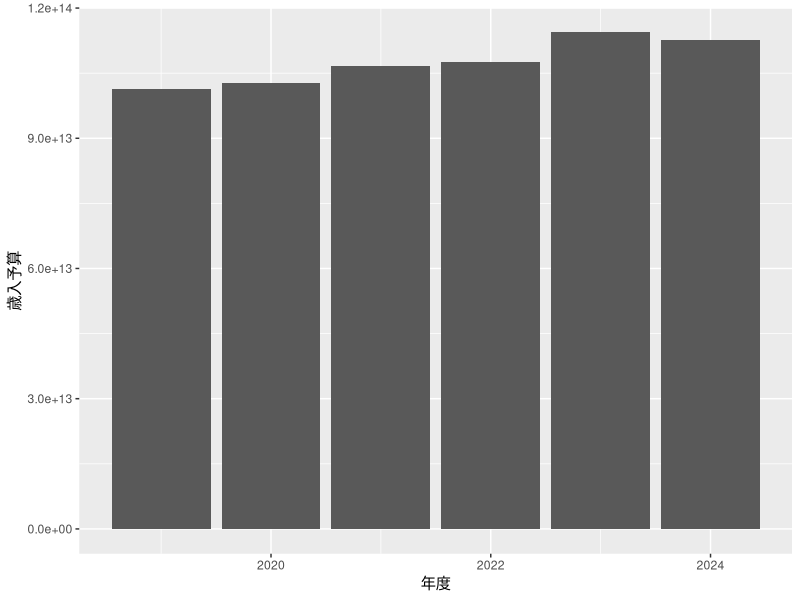
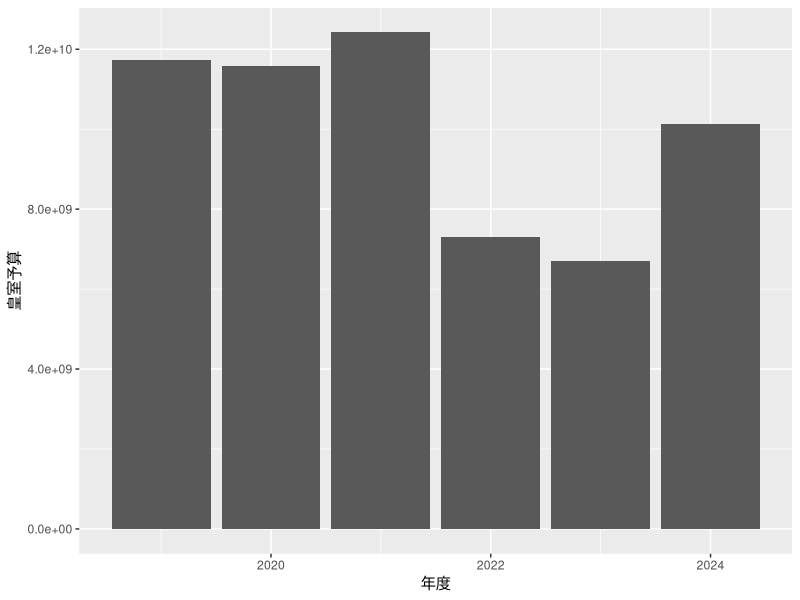
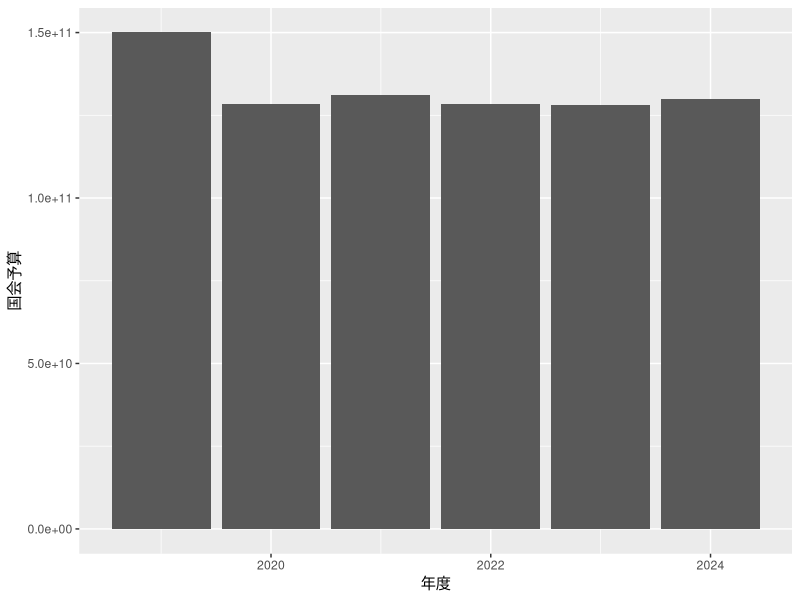
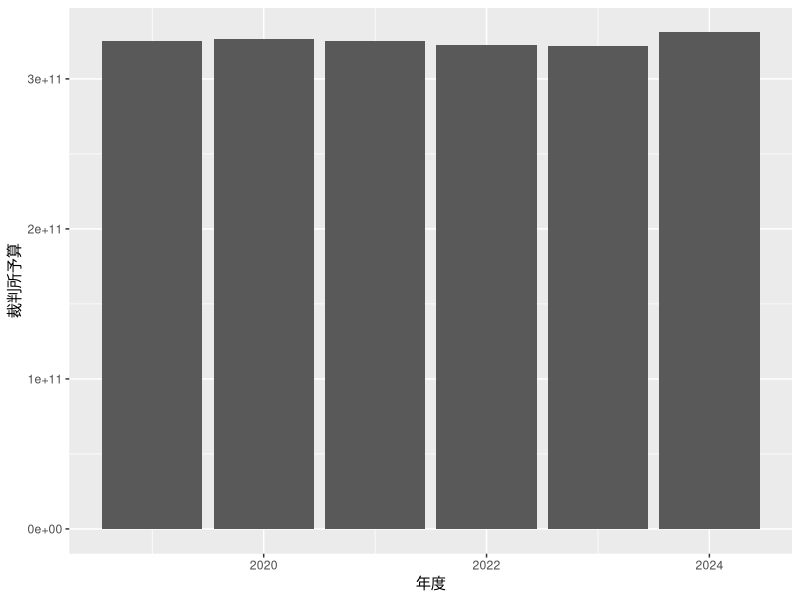
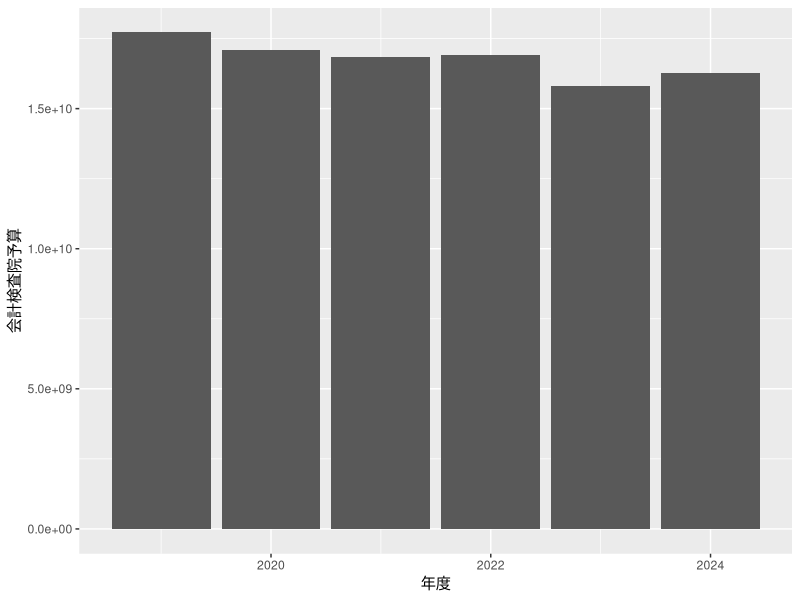
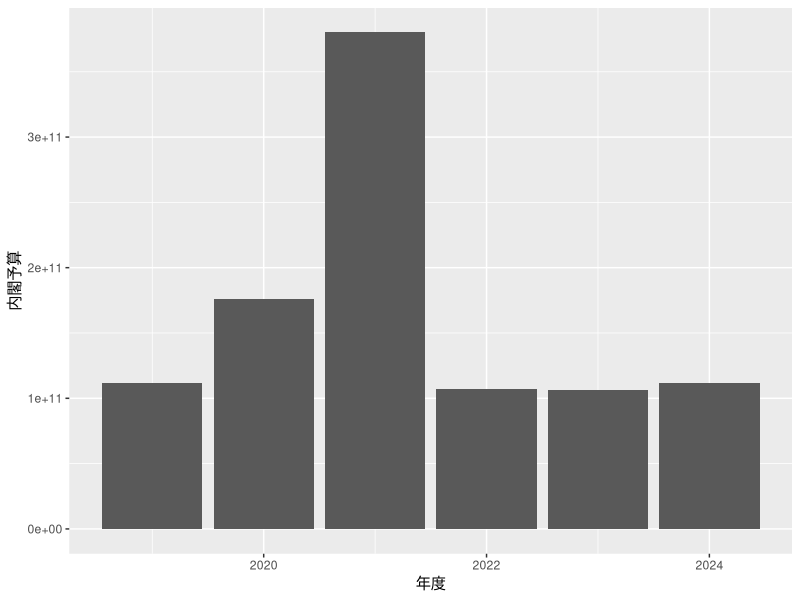
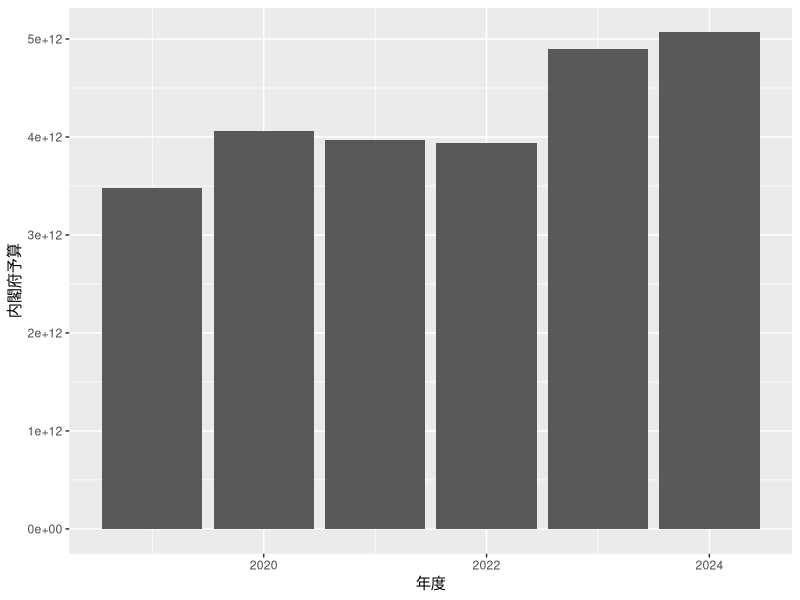
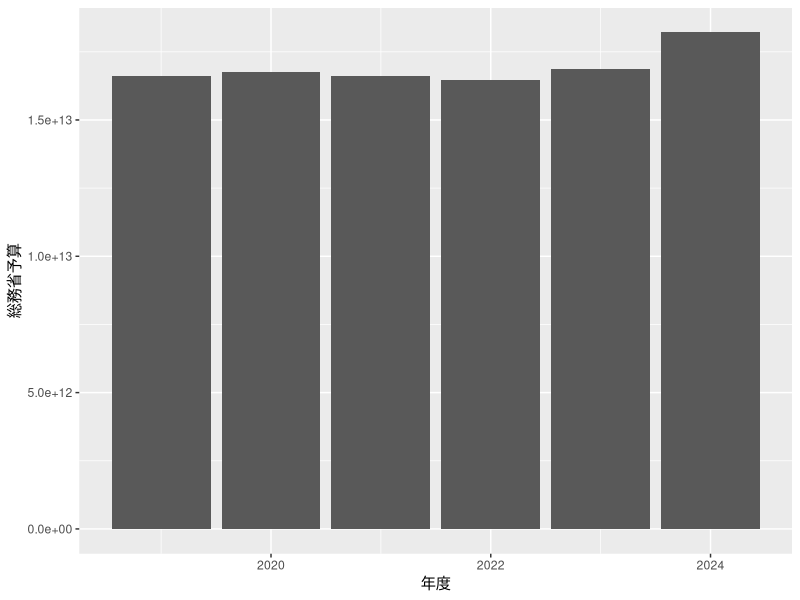

These figures' R source, in order:
## ---- chunk 1
library(tidyverse)
library(reshape2)
Year            <- c( 2019 , 2020 , 2021 , 2022 , 2023 , 2024 )
Imperial        <- c(11737259000,11573381000,12421478000,7308939000,6708028000,10141535000)                           #皇室
Diet            <- c(150041442000,128530580000,131238725000,128307623000,128221173000,129977426000)                   #国会
Court           <- c(325574308000,326624181000,325367912000,322813550000,322216780000,330979009000)                   #裁判所
Accounting      <- c(17719957000,17099094000,16835647000,16928289000,15824524000,16282621000)                         #会計検査院
Cabinet         <- c(111818789000,176103240000,380098139000,107172414000,106443244000,111459939000)                   #内閣
Cabinet_Office　<- c(3482340026000,4060788932000,3966939749000,3943292360000,4895957487000,5067112425000)             #内閣府
MIC　　　　　　 <- c(16629461781000,16769154908000,16595204879000,16462407984000,16862510254000,18210671996000)       #総務省
Justice         <- c(812915801000,820570628000,743140031000,743785213000,725004143000,740479227000)                   #法務省
Foreign　　　　 <- c(730621571000,712007381000,695872889000,690400138000,743449543000,725715593000)                   #外務省
Finance　　　　 <- c(25474407983000,25157926086000,30524764680000,31168839658000,35476279656000,30277723415000)       #財務省
Education       <- c(5528688569000,5415218203000,5297997446000,5281844828000,5294138248000,5338440212000)             #文部科学省
MHLW            <- c(32035752063000,33036565690000,33137968525000,33516048600000,33168623527000,33819068928000)       #厚生労働省
MAFF            <- c(2236132295000,2217023010000,2123443214000,2104261924000,2093667543000,2093344256000)             #農林水産省
METI            <- c(1284169586000,1243458715000,916984752000,902389830000,880893568000,869511554000)                 #経済産業省
MLIT            <- c(7022326883000,6898261553000,6057791114000,6030726064000,6052431129000,6096484115000)             #国土交通省
MOE             <- c(345945274000,353720637000,323285636000,329146485000,325754157000,320712419000)                   #環境省
MOD             <- c(5257439983000,5313345107000,5323546421000,5368725109000,6787965446000,7917176714000)             #防衛省
revenue         <- c(101457093570000,102657971326000,106609707875000,107596424558000,114381235569000,112571688422000) #歳入

Japan_df <- data.frame(Year,Imperial, Diet, Court, Accounting, Cabinet, Cabinet_Office, MIC, Justice, Foreign, Education, MHLW, MAFF, METI, MLIT, MOE, MOD, revenue)

#データフレーム化
Imperial_df       <- data.frame( Year , Imperial       )
Diet_df           <- data.frame( Year , Diet           )
Court_df          <- data.frame( Year , Court          )
Accounting_df     <- data.frame( Year , Accounting     )
Cabinet_df        <- data.frame( Year , Cabinet        )
Cabinet_Office_df <- data.frame( Year , Cabinet_Office )
MIC_df            <- data.frame( Year , MIC            )
Justice_df        <- data.frame( Year , Justice        )
Foreign_df        <- data.frame( Year , Foreign        )
Finance_df        <- data.frame( Year , Finance        )
Education_df      <- data.frame( Year , Education      )
MHLW_df           <- data.frame( Year , MHLW           )
MAFF_df           <- data.frame( Year , MAFF           )
METI_df           <- data.frame( Year , METI           )
MLIT_df           <- data.frame( Year , MLIT           )
MOE_df            <- data.frame( Year , MOE            )
MOD_df            <- data.frame( Year , MOD            )
revenue_df        <- data.frame( Year , revenue        )
## ---- chunk 2
#グラフ化

revenue_df |> 
  ggplot() +
  geom_col(aes(x = Year, y = revenue))+
  labs(x = "年度", y = "歳入予算" )
Imperial_df |> 
  ggplot() +
  geom_col(aes(x = Year, y = Imperial))+
  labs(x = "年度", y = "皇室予算" )# 皇室

Diet_df |> 
  ggplot() +
  geom_col(aes(x = Year, y = Diet))+
  labs(x = "年度", y = "国会予算" )# 国会

Court_df |> 
  ggplot() +
  geom_col(aes(x = Year, y = Court))+
  labs(x = "年度", y = "裁判所予算" ) # 裁判所

Accounting_df |> 
  ggplot() +
  geom_col(aes(x = Year, y = Accounting))+
  labs(x = "年度", y = "会計検査院予算" ) # 会計検査院

Cabinet_df |> 
  ggplot() +
  geom_col(aes(x = Year, y = Cabinet))+
  labs(x = "年度", y = "内閣予算" ) # 内閣

Cabinet_Office_df |> 
  ggplot() +
  geom_col(aes(x = Year, y = Cabinet_Office))+
  labs(x = "年度", y = "内閣府予算" ) # 内閣府

MIC_df |> 
  ggplot() +
  geom_col(aes(x = Year, y = MIC))+
  labs(x = "年度", y = "総務省予算" ) # 総務省

Justice_df |> 
  ggplot() +
  geom_col(aes(x = Year, y = Justice))+
  labs(x = "年度", y = "法務省予算" ) # 法務省

Foreign_df |> 
  ggplot() +
  geom_col(aes(x = Year, y = Foreign))+
  labs(x = "年度", y = "外務省予算" ) # 外務省

Finance_df |> 
  ggplot() +
  geom_col(aes(x = Year, y = Finance))+
  labs(x = "年度", y = "財務省予算" ) # 財務省

Education_df |> 
  ggplot() +
  geom_col(aes(x = Year, y = Education))+
  labs(x = "年度", y = "文部科学省予算" ) # 文部科学省

MHLW_df |>  
  ggplot() +
  geom_col(aes(x = Year, y = MHLW))+
  labs(x = "年度", y = "厚生労働省予算" ) # 厚生労働省

MAFF_df |> 
  ggplot() +
  geom_col(aes(x = Year, y = MAFF))+
  labs(x = "年度", y = "農林水産省予算" ) # 農林水産省

METI_df |>
  ggplot() +
  geom_col(aes(x = Year, y = METI))+
  labs(x = "年度", y = "経済産業省予算" ) # 経済産業省

MLIT_df |>
  ggplot() +
  geom_col(aes(x = Year, y = MLIT))+
  labs(x = "年度", y = "国土交通省予算" ) # 国土交通省

MOE_df |> 
  ggplot() +
  geom_col(aes(x = Year, y = MOE))+
  labs(x = "年度", y = "環境省予算" ) # 環境省

MOD_df |> 
  ggplot() +
  geom_col(aes(x = Year, y = MOD))+
  labs(x = "年度", y = "防衛省予算" ) # 防衛省

Year1 <- Year[2:6]
revenue1 <- revenue[1:5]
revenue2 <- revenue[2:6]
revenue_Change <- revenue2 / revenue1 * 100 - 100
revenue_Change_df <- data.frame(Year1,revenue_Change)

Imperial1 <- Imperial[1:5]
Imperial2 <- Imperial[2:6]
Imperial_Change <- Imperial2 / Imperial1 * 100 - 100
Imperial_Change_df <- data.frame(Year1,Imperial_Change)

Diet1 <- Diet[1:5]
Diet2 <- Diet[2:6]
Diet_Change <- Diet2 / Diet1 * 100 - 100
Diet_Change_df <- data.frame(Year1,Diet_Change)

Court1 <- Court[1:5]
Court2 <- Court[2:6]
Court_Change <- Court2 / Court1 * 100 - 100
Court_Change_df <- data.frame(Year1,Court_Change)

Accounting1 <- Accounting[1:5]
Accounting2 <- Accounting[2:6]
Accounting_Change <- Accounting2 /Accounting1 * 100 - 100
Accounting_Change_df <- data.frame(Year1,Accounting_Change)

Cabinet1 <- Cabinet[1:5]
Cabinet2 <- Cabinet[2:6]
Cabinet_Change <- Cabinet2 / Cabinet1 * 100 - 100
Cabinet_Change_df <- data.frame(Year1,Cabinet_Change)

Cabinet_Office1 <- Cabinet_Office[1:5]
Cabinet_Office2 <- Cabinet_Office[2:6]
Cabinet_Office_Change <- Cabinet_Office2 /Cabinet_Office1 * 100 - 100
Cabinet_Office_Change_df <- data.frame(Year1,Cabinet_Office_Change)

MIC1 <- MIC[1:5]
MIC2 <- MIC[2:6]
MIC_Change <- MIC2 / MIC1 * 100 - 100
MIC_Change_df <- data.frame(Year1,MIC_Change)

Justice1 <- Justice[1:5]
Justice2 <- Justice[2:6]
Justice_Change <- Justice2 / Justice1 * 100 - 100
Justice_Change_df <- data.frame(Year1,Justice_Change)

Foreign1 <- Foreign[1:5]
Foreign2 <- Foreign[2:6]
Foreign_Change <- Foreign2 / Foreign1 * 100 - 100
Foreign_Change_df <- data.frame(Year1,Foreign_Change)

Finance1 <- Finance[1:5]
Finance2 <- Finance[2:6]
Finance_Change <- Finance2 /Finance1 * 100 - 100
Finance_Change_df <- data.frame(Year1,Finance_Change)

Education1 <- Education[1:5]
Education2 <- Education[2:6]
Education_Change <- Education2 / Education1 * 100 - 100
Education_Change_df <- data.frame(Year1,Education_Change)

MHLW1 <- MHLW[1:5]
MHLW2 <- MHLW[2:6]
MHLW_Change <- MHLW2 / MHLW1 * 100 - 100
MHLW_Change_df <- data.frame(Year1,MHLW_Change)

MAFF1 <- MAFF[1:5]
MAFF2 <- MAFF[2:6]
MAFF_Change <- MAFF2 / MAFF1 * 100 - 100
MAFF_Change_df <- data.frame(Year1,MAFF_Change)

METI1 <- METI[1:5]
METI2 <- METI[2:6]
METI_Change <- METI2 / METI1 * 100 - 100
METI_Change_df <- data.frame(Year1,METI_Change)

MLIT1 <- MLIT[1:5]
MLIT2 <- MLIT[2:6]
MLIT_Change <- MLIT2 / MLIT1 * 100 - 100
MLIT_Change_df <- data.frame(Year1,MLIT_Change)

MOE1 <- MOE[1:5]
MOE2 <- MOE[2:6]
MOE_Change <- MOE2 / MOE1 * 100 - 100
MOE_Change_df <- data.frame(Year1,MOE_Change)

MOD1 <- MOD[1:5]
MOD2 <- MOD[2:6]
MOD_Change <- MOD2 / MOD1 * 100 - 100
MOD_Change_df <- data.frame(Year1,MOD_Change)

revenue_Change_df |> 
  ggplot() +
  geom_line(aes(x = Year1 , y = revenue_Change),
            linewidth = 0.75)+
  labs(x = "年度",y ="歳入増減率(%)")+
  theme_light(base_size = 12)
            
Imperial_Change_df |> 
  ggplot() +
  geom_line(aes(x = Year1 , y = Imperial_Change),
            linewidth = 0.75)+
  labs(x = "年度",y ="皇室予算増減率(%)")+
  theme_light(base_size = 12)

Diet_Change_df |> 
  ggplot() +
  geom_line(aes(x = Year1 , y = Diet_Change),
            linewidth = 0.75)+
  labs(x = "年度",y ="国会予算増減率(%)")+
  theme_light(base_size = 12)

Court_Change_df |> 
  ggplot() +
  geom_line(aes(x = Year1 , y = Court_Change),
            linewidth = 0.75)+
  labs(x = "年度",y ="裁判所予算増減率(%)")+
  theme_light(base_size = 12)

Accounting_Change_df |> 
  ggplot() +
  geom_line(aes(x = Year1 , y = Accounting_Change),
            linewidth = 0.75)+
  labs(x = "年度",y ="会計検査院予算増減率(%)")+
  theme_light(base_size = 12)

Cabinet_Change_df |> 
  ggplot() +
  geom_line(aes(x = Year1 , y = Cabinet_Change),
            linewidth = 0.75)+
  labs(x = "年度",y ="内閣予算増減率(%)")+
  theme_light(base_size = 12)

Cabinet_Office_Change_df |> 
  ggplot() +
  geom_line(aes(x = Year1 , y = Cabinet_Office_Change),
            linewidth = 0.75)+
  labs(x = "年度",y ="内閣府予算増減率(%)")+
  theme_light(base_size = 12)

MIC_Change_df |> 
  ggplot() +
  geom_line(aes(x = Year1 , y = MIC_Change),
            linewidth = 0.75)+
  labs(x = "年度",y ="総務省予算増減率(%)")+
  theme_light(base_size = 12)

Justice_Change_df |> 
  ggplot() +
  geom_line(aes(x = Year1 , y = Justice_Change),
            linewidth = 0.75)+
  labs(x = "年度",y ="法務省予算増減率(%)")+
  theme_light(base_size = 12)

Foreign_Change_df |> 
  ggplot() +
  geom_line(aes(x = Year1 , y = Foreign_Change),
            linewidth = 0.75)+
  labs(x = "年度",y ="外務省予算増減率(%)")+
  theme_light(base_size = 12)

Finance_Change_df |> 
  ggplot() +
  geom_line(aes(x = Year1 , y = Finance_Change),
            linewidth = 0.75)+
  labs(x = "年度",y ="財務省予算増減率(%)")+
  theme_light(base_size = 12)

Education_Change_df |> 
  ggplot() +
  geom_line(aes(x = Year1 , y = Education_Change),
            linewidth = 0.75)+
  labs(x = "年度",y ="文部科学省予算増減率(%)")+
  theme_light(base_size = 12)

MHLW_Change_df |> 
  ggplot() +
  geom_line(aes(x = Year1 , y = MHLW_Change),
            linewidth = 0.75)+
  labs(x = "年度",y ="厚生労働省予算増減率(%)")+
  theme_light(base_size = 12)

MAFF_Change_df |> 
  ggplot() +
  geom_line(aes(x = Year1 , y = MAFF_Change),
            linewidth = 0.75)+
  labs(x = "年度",y ="農林水産省予算増減率(%)")+
  theme_light(base_size = 12)

METI_Change_df |> 
  ggplot() +
  geom_line(aes(x = Year1 , y = METI_Change),
            linewidth = 0.75)+
  labs(x = "年度",y ="経済産業省予算増減率(%)")+
  theme_light(base_size = 12)

MLIT_Change_df |> 
  ggplot() +
  geom_line(aes(x = Year1 , y = MLIT_Change),
            linewidth = 0.75)+
  labs(x = "年度",y ="国土交通省予算増減率(%)")+
  theme_light(base_size = 12)

MOE_Change_df |> 
  ggplot() +
  geom_line(aes(x = Year1 , y = MOE_Change),
            linewidth = 0.75)+
  labs(x = "年度",y ="環境省予算増減率(%)")+
  theme_light(base_size = 12)

MOD_Change_df |> 
  ggplot() +
  geom_line(aes(x = Year1 , y = MOD_Change),
            linewidth = 0.75)+
  labs(x = "年度",y ="防衛省予算増減率(%)")+
  theme_light(base_size = 12)

#棒グラフ
Japan_df_long <- melt(Japan_df, id.vars = "Year" , variable.name = "Category", value.name = "Value")
Japan_df_long <- Japan_df_long |> 
  mutate(Category = recode(Category,
                           "Imperial"       = "皇室",
                           "Diet"           = "国会",
                           "Court"          = "裁判所",
                           "Accounting"     = "会計検査院",
                           "Cabinet"        = "内閣",
                           "Cabinet_Office" = "内閣府",
                           "MIC"            = "総務省",
                           "Justice"        = "法務省",
                           "Foreign"        = "外務省",
                           "Education"      = "文部科学省",
                           "MHLW"           = "厚生労働省",
                           "MAFF"           = "農林水産省",
                           "METI"           = "経済産業省",
                           "MLIT"           = "国土交通省",
                           "MOE"            = "環境省",
                           "MOD"            = "防衛省",
                           "revenue"        = "歳入"))
#棒グラフ予算
options(repr.plot.width = 16,repr.plot.height = 9)
ggplot(Japan_df_long, aes(x = Year, y = Value, fill = Category)) +
  geom_col(position = "dodge") +
  labs(title = "日本国省庁別予算", x = "Year", y = "Value") +
  theme_minimal(base_size = 12)

#折れ線グラフ予算増減率
Japan_df_Change <- data.frame(Year1,Imperial_Change, Diet_Change, Court_Change, Accounting_Change, Cabinet_Change, Cabinet_Office_Change, MIC_Change, Justice_Change, Foreign_Change, Education_Change, MHLW_Change, MAFF_Change, METI_Change, MLIT_Change, MOE_Change, MOD_Change, revenue_Change)
Japan_df_Change_long <- melt(Japan_df_Change, id.vars = "Year1" , variable.name = "Category", value.name = "Value")
Japan_df_Change_long <- Japan_df_Change_long |> 
  mutate(Category = recode(Category,
                           "Imperial_Change"       = "皇室",
                           "Diet_Change"           = "国会",
                           "Court_Change"          = "裁判所",
                           "Accounting_Change"     = "会計検査院",
                           "Cabinet_Change"        = "内閣",
                           "Cabinet_Office_Change" = "内閣府",
                           "MIC_Change"            = "総務省",
                           "Justice_Change"        = "法務省",
                           "Foreign_Change"        = "外務省",
                           "Education_Change"      = "文部科学省",
                           "MHLW_Change"           = "厚生労働省",
                           "MAFF_Change"           = "農林水産省",
                           "METI_Change"           = "経済産業省",
                           "MLIT_Change"           = "国土交通省",
                           "MOE_Change"            = "環境省",
                           "MOD_Change"            = "防衛省",
                           "revenue_Change"        = "歳入"))

options(repr.plot.width = 16,repr.plot.height = 9)
ggplot(Japan_df_long, aes(x = Year, y = Value, color = Category)) +
  geom_line(position = "dodge") +
  labs(title = "日本国省庁別予算増減率(%)", x = "Year", y = "Value") +
  theme_minimal(base_size = 12)

